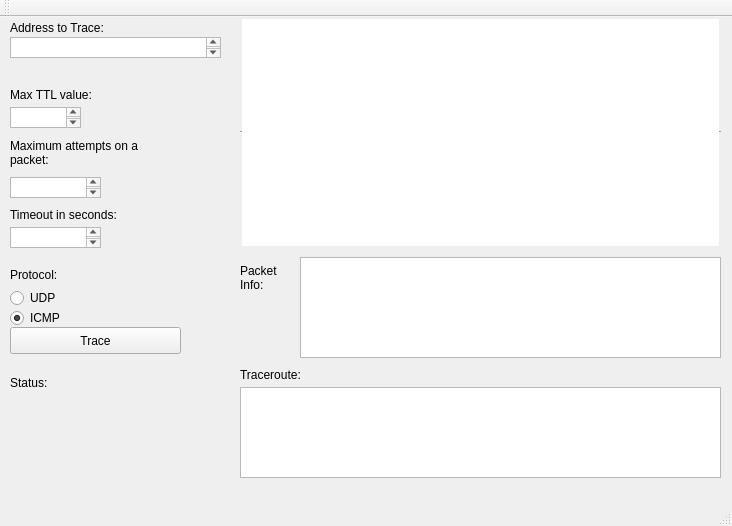
<?xml version="1.0" encoding="UTF-8"?>
<ui version="4.0">
 <class>trMain</class>
 <widget class="QMainWindow" name="trMain">
  <property name="geometry">
   <rect>
    <x>0</x>
    <y>0</y>
    <width>732</width>
    <height>526</height>
   </rect>
  </property>
  <property name="windowTitle">
   <string>Traceroute</string>
  </property>
  <widget class="QWidget" name="centralWidget">
   <widget class="QTextEdit" name="destAddr">
    <property name="geometry">
     <rect>
      <x>10</x>
      <y>20</y>
      <width>211</width>
      <height>21</height>
     </rect>
    </property>
   </widget>
   <widget class="QTextEdit" name="ttlVal">
    <property name="geometry">
     <rect>
      <x>10</x>
      <y>90</y>
      <width>71</width>
      <height>21</height>
     </rect>
    </property>
   </widget>
   <widget class="QTextEdit" name="attempts">
    <property name="geometry">
     <rect>
      <x>10</x>
      <y>160</y>
      <width>91</width>
      <height>21</height>
     </rect>
    </property>
   </widget>
   <widget class="QTextEdit" name="timeout">
    <property name="geometry">
     <rect>
      <x>10</x>
      <y>210</y>
      <width>91</width>
      <height>21</height>
     </rect>
    </property>
   </widget>
   <widget class="QTableView" name="packetList">
    <property name="geometry">
     <rect>
      <x>240</x>
      <y>0</y>
      <width>481</width>
      <height>231</height>
     </rect>
    </property>
    <property name="frameShape">
     <enum>QFrame::HLine</enum>
    </property>
    <property name="editTriggers">
     <set>QAbstractItemView::NoEditTriggers</set>
    </property>
    <property name="dragDropOverwriteMode">
     <bool>false</bool>
    </property>
    <property name="selectionMode">
     <enum>QAbstractItemView::SingleSelection</enum>
    </property>
    <property name="selectionBehavior">
     <enum>QAbstractItemView::SelectRows</enum>
    </property>
   </widget>
   <widget class="QPlainTextEdit" name="packetView">
    <property name="geometry">
     <rect>
      <x>300</x>
      <y>240</y>
      <width>421</width>
      <height>101</height>
     </rect>
    </property>
   </widget>
   <widget class="QPushButton" name="traceButton">
    <property name="geometry">
     <rect>
      <x>10</x>
      <y>310</y>
      <width>171</width>
      <height>27</height>
     </rect>
    </property>
    <property name="text">
     <string>Trace</string>
    </property>
   </widget>
   <widget class="QRadioButton" name="udpButton">
    <property name="geometry">
     <rect>
      <x>10</x>
      <y>270</y>
      <width>117</width>
      <height>22</height>
     </rect>
    </property>
    <property name="text">
     <string>UDP</string>
    </property>
   </widget>
   <widget class="QRadioButton" name="icmpButton">
    <property name="geometry">
     <rect>
      <x>10</x>
      <y>290</y>
      <width>117</width>
      <height>22</height>
     </rect>
    </property>
    <property name="text">
     <string>ICMP</string>
    </property>
    <property name="checked">
     <bool>true</bool>
    </property>
   </widget>
   <widget class="QLabel" name="label">
    <property name="geometry">
     <rect>
      <x>10</x>
      <y>0</y>
      <width>141</width>
      <height>21</height>
     </rect>
    </property>
    <property name="text">
     <string>Address to Trace:</string>
    </property>
   </widget>
   <widget class="QLabel" name="label_2">
    <property name="geometry">
     <rect>
      <x>10</x>
      <y>70</y>
      <width>121</width>
      <height>16</height>
     </rect>
    </property>
    <property name="text">
     <string>Max TTL value:</string>
    </property>
   </widget>
   <widget class="QLabel" name="label_3">
    <property name="geometry">
     <rect>
      <x>10</x>
      <y>110</y>
      <width>151</width>
      <height>51</height>
     </rect>
    </property>
    <property name="text">
     <string>Maximum attempts on a packet:</string>
    </property>
    <property name="wordWrap">
     <bool>true</bool>
    </property>
   </widget>
   <widget class="QLabel" name="label_4">
    <property name="geometry">
     <rect>
      <x>10</x>
      <y>190</y>
      <width>151</width>
      <height>16</height>
     </rect>
    </property>
    <property name="text">
     <string>Timeout in seconds:</string>
    </property>
   </widget>
   <widget class="QLabel" name="label_5">
    <property name="geometry">
     <rect>
      <x>10</x>
      <y>250</y>
      <width>67</width>
      <height>16</height>
     </rect>
    </property>
    <property name="text">
     <string>Protocol:</string>
    </property>
   </widget>
   <widget class="QLabel" name="status">
    <property name="geometry">
     <rect>
      <x>60</x>
      <y>350</y>
      <width>261</width>
      <height>31</height>
     </rect>
    </property>
    <property name="text">
     <string/>
    </property>
   </widget>
   <widget class="QLabel" name="label_6">
    <property name="geometry">
     <rect>
      <x>10</x>
      <y>350</y>
      <width>71</width>
      <height>31</height>
     </rect>
    </property>
    <property name="text">
     <string>Status:</string>
    </property>
   </widget>
   <widget class="QPlainTextEdit" name="tracepath">
    <property name="geometry">
     <rect>
      <x>240</x>
      <y>370</y>
      <width>481</width>
      <height>91</height>
     </rect>
    </property>
   </widget>
   <widget class="QLabel" name="label_7">
    <property name="geometry">
     <rect>
      <x>240</x>
      <y>230</y>
      <width>61</width>
      <height>61</height>
     </rect>
    </property>
    <property name="text">
     <string>Packet Info:</string>
    </property>
    <property name="wordWrap">
     <bool>true</bool>
    </property>
   </widget>
   <widget class="QLabel" name="label_8">
    <property name="geometry">
     <rect>
      <x>240</x>
      <y>350</y>
      <width>81</width>
      <height>16</height>
     </rect>
    </property>
    <property name="text">
     <string>Traceroute:</string>
    </property>
   </widget>
  </widget>
  <widget class="QMenuBar" name="menuBar">
   <property name="geometry">
    <rect>
     <x>0</x>
     <y>0</y>
     <width>732</width>
     <height>25</height>
    </rect>
   </property>
  </widget>
  <widget class="QToolBar" name="mainToolBar">
   <attribute name="toolBarArea">
    <enum>TopToolBarArea</enum>
   </attribute>
   <attribute name="toolBarBreak">
    <bool>false</bool>
   </attribute>
  </widget>
  <widget class="QStatusBar" name="statusBar"/>
 </widget>
 <layoutdefault spacing="6" margin="11"/>
 <resources/>
 <connections/>
</ui>
